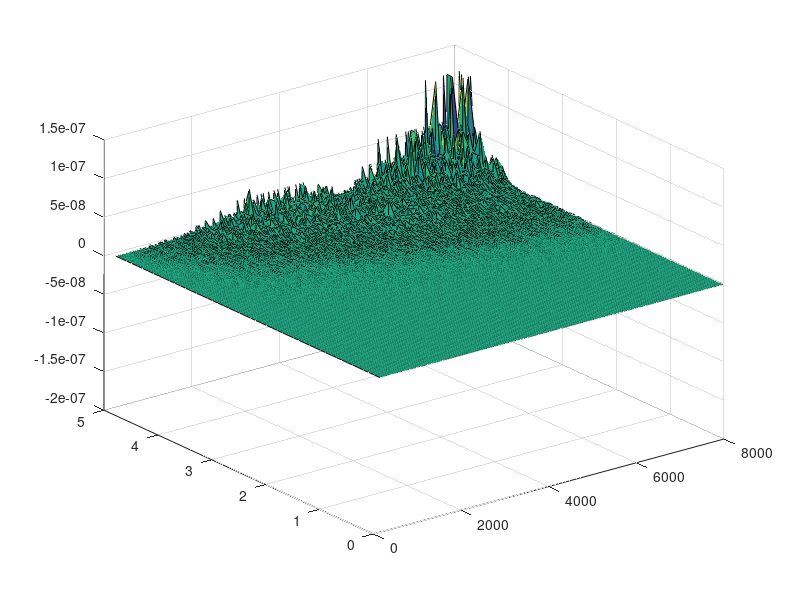

The MATLAB source for this figure:
clear all;
clc;
%%
q0=@(K,Ra) K*sqrt((Ra/K^3)^(1/3)-1);
q3=@(K,Ra) K*sqrt(1+1/2*(Ra/K^3)^(1/3)*(1+sqrt(3)*1i));
q5=@(K,Ra) K*sqrt(1+1/2*(Ra/K^3)^(1/3)*(1-sqrt(3)*1i));

BC11=@(K,Ra)cos(q0(K,Ra)/2);
BC21=@(K,Ra)-q0(K,Ra)*sin(q0(K,Ra)/2);
BC31=@(K,Ra)(q0(K,Ra)^2+K^2)^2*cos(q0(K,Ra)/2);

BC12=@(K,Ra)cosh(q3(K,Ra)/2);
BC22=@(K,Ra)q3(K,Ra)*sinh(q3(K,Ra)/2);
BC32=@(K,Ra)(q3(K,Ra)^2-K^2)^2*cosh(q3(K,Ra)/2);

BC13=@(K,Ra)cosh(q5(K,Ra)/2);
BC23=@(K,Ra)q5(K,Ra)*sinh(q5(K,Ra)/2);
BC33=@(K,Ra)(q5(K,Ra)^2-K^2)^2*cosh(q5(K,Ra)/2);


BC=@(K,Ra)[BC11(K,Ra),BC12(K,Ra),BC13(K,Ra);
    BC21(K,Ra),BC22(K,Ra),BC23(K,Ra);
    BC31(K,Ra),BC32(K,Ra),BC33(K,Ra)];
%%
K=0.01:0.1:5;
K=K';
Ra=160:10:8000;
z=zeros(length(K),length(Ra));
for i=1:length(K)
    for j=1:length(Ra)
        z(i,j)=real(det(BC(K(i),Ra(j))));
    end
     display(i/length(K)*100);
end
%%
Z=abs(z);
%%
contour(Ra,K,z)
%%
surf(Ra,K,z)